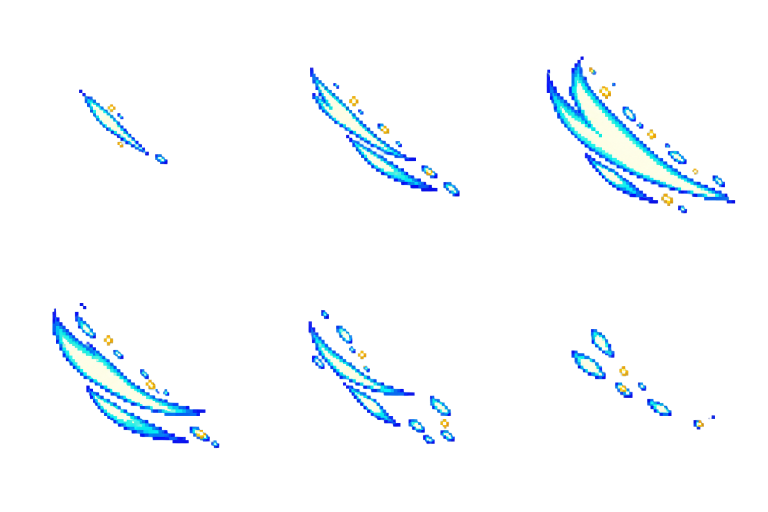
#> input picture docs/world/art/math-rpg/liwei-sword-sweep-source-v3.png, 1536 x 1024 px (shown at 1/2 size)
$ python prepare-math-rpg-starlight.py
#> lines starting #> are read from the running program, lines starting #| are printed output that depends on the picture
"""Validate and export Liwei's six-frame starlight sword sweep."""
from pathlib import Path
from hashlib import sha256
import json
from PIL import Image, ImageOps

ROOT = Path(__file__).resolve().parents[1]
SOURCE = ROOT / 'docs/world/art/math-rpg/liwei-sword-sweep-source-v3.png'
ART = ROOT / 'docs/world/art/math-rpg/effects'
RUNTIME = ROOT / 'assets/images/math-rpg/battle'
NAME = 'liwei-sword-sweep-v4'
SOURCE_CELL = 512
CELL = 128
SCALED = 112
PADDING = 16
DURATIONS = (60, 70, 80, 70, 80, 100)


def bounds(frame, padding, label):
    box = frame.getchannel('A').getbbox()
    assert box is not None, f'{label}: empty frame'
    actual = min(box[0], box[1], frame.width-box[2], frame.height-box[3])
    assert actual >= padding, f'{label}: padding {actual} < {padding}, bounds {box}'
    return list(box), actual


def main():
    source = Image.open(SOURCE).convert('RGBA')
#> source is the input picture: PIL image 1536x1024 RGBA; mean R, G, B, A 15.7, 37, 59.7, 14.3
    assert source.size == (3*SOURCE_CELL, 2*SOURCE_CELL), source.size
    atlas = Image.new('RGBA', (3*CELL, 2*CELL))
#> atlas: PIL image 384x256 RGBA; every value is 0
    contact = Image.new('RGB', (6*CELL, 4*CELL), (24, 34, 52))
    frames = []
    report = []
    for index in range(6):
        col, row = index % 3, index // 3
        original = source.crop((col*SOURCE_CELL, row*SOURCE_CELL,
                                (col+1)*SOURCE_CELL, (row+1)*SOURCE_CELL))
        source_box, source_padding = bounds(original, 64, f'source {index+1}')
        # One whole-cell scale and center for every frame; no contour crop.
        scaled = original.resize((SCALED, SCALED), Image.Resampling.NEAREST)
        frame = Image.new('RGBA', (CELL, CELL))
        frame.paste(ImageOps.mirror(scaled), ((CELL-SCALED)//2, (CELL-SCALED)//2))
        export_box, export_padding = bounds(frame, PADDING, f'export {index+1}')
        assert frame.getchannel('A').getextrema()[0] == 0
        atlas.paste(frame, (col*CELL, row*CELL))
        frames.append(frame)
        enlarged = frame.resize((2*CELL, 2*CELL), Image.Resampling.NEAREST)
        contact.paste(enlarged, (col*2*CELL, row*2*CELL), enlarged)
        report.append({'source_bounds': source_box, 'source_padding': source_padding,
                       'export_bounds': export_box, 'export_padding': export_padding})
#> this loop made 6 passes
#> (source_box, source_padding, export_box, export_padding) on passes 1 to 6: ([158, 179, 336, 329], 158, [47, 47, 85, 80], 43), ([107, 135, 408, 393], 104, [31, 38, 96, 94], 31), ([69, 112, 447, 427], 65, [22, 33, 105, 101], 22), ([104, 94, 439, 385], 73, [24, 29, 97, 92], 24), ([105, 107, 398, 377], 105, [33, 31, 97, 90], 31), ([119, 146, 406, 348], 106, [31, 40, 94, 84], 31)
#> pass 1, in main, `original = source.crop((col*SOURCE_CELL, row*SOURCE_CELL, (col+1)*SOUR..`:
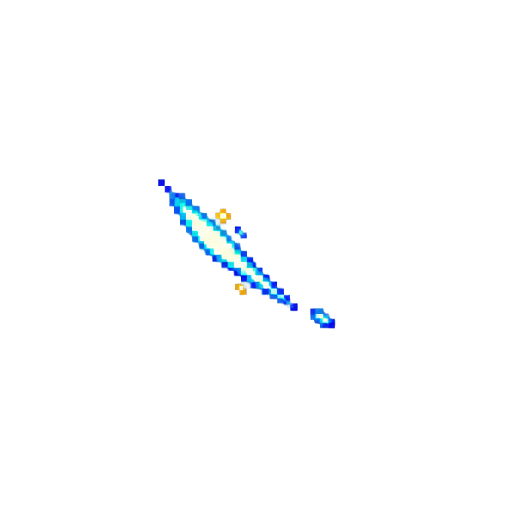
#> original: PIL image 512x512 RGBA; mean R, G, B, A 8.6, 19.3, 30.6, 4; transparent parts drawn white
#> pass 1, in main, `enlarged = frame.resize((2*CELL, 2*CELL), Image.Resampling.NEAREST)`:
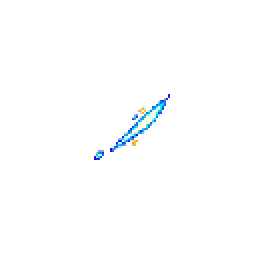
#> enlarged: PIL image 256x256 RGBA; mean R, G, B, A 6.6, 14.8, 23.3, 3.1; transparent parts drawn white
#> after the loop:
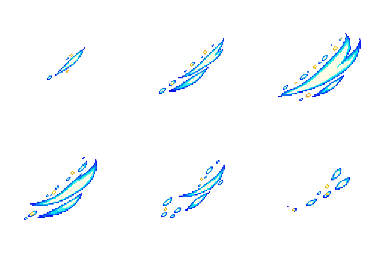
#> atlas: PIL image 384x256 RGBA; mean R, G, B, A 12, 28.3, 45.6, 11; transparent parts drawn white
#> after the loop:
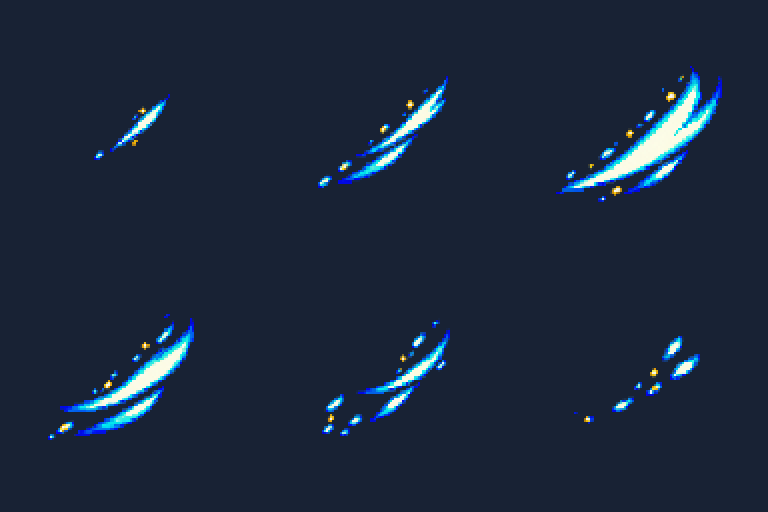
#> contact: PIL image 768x512 RGB; mean R, G, B 27.2, 40.1, 59.6
#> after the loop:
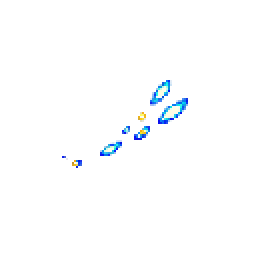
#> enlarged: PIL image 256x256 RGBA; mean R, G, B, A 9.9, 21.2, 32.7, 4.2; transparent parts drawn white
#> after the loop:
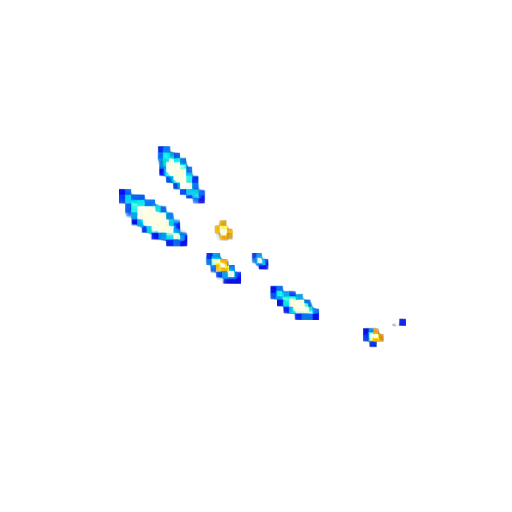
#> original: PIL image 512x512 RGBA; mean R, G, B, A 13, 27.8, 42.9, 5.4; transparent parts drawn white
#> after the loop, frames = 6 items; report = 6 items

    ART.mkdir(parents=True, exist_ok=True)
    atlas.save(ART / f'{NAME}.png')
    atlas.save(ART / f'{NAME}.webp', 'WEBP', lossless=True, exact=True, method=6)
    assert Image.open(ART / f'{NAME}.webp').convert('RGBA').tobytes() == atlas.tobytes()
    contact.save(ART / f'{NAME}-contact.png')
    preview = [Image.alpha_composite(Image.new('RGBA', (CELL, CELL), (24, 34, 52, 255)),
                                     frame).convert('RGB') for frame in frames]
#> preview = 6 items
    preview[0].save(ART / f'{NAME}.gif', save_all=True, append_images=preview[1:],
                    duration=DURATIONS, loop=0, disposal=2)
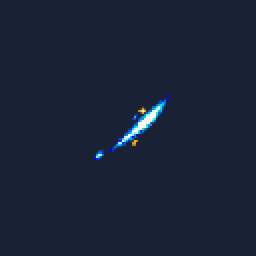
#> saved as liwei-sword-sweep-v4.gif: PIL image 128x128 RGB (shown 2 times larger); mean R, G, B 24.9, 35.6, 54

    data = {'frames': {}, 'animations': {'play': []}, 'meta': {
        'image': f'{NAME}.webp', 'size': {'w': atlas.width, 'h': atlas.height},
        'scale': '1', 'anchor': {'x': .5, 'y': .5},
        'frameDurationsMs': list(DURATIONS), 'loop': False,
        'status': 'runtime; starlight sword sweep', 'padding': PADDING}}
    for index in range(6):
        key = f'{NAME}-{index+1:02}'
        data['frames'][key] = {
            'frame': {'x': index%3*CELL, 'y': index//3*CELL, 'w': CELL, 'h': CELL},
            'rotated': False, 'trimmed': False, 'anchor': {'x': .5, 'y': .5},
            'sourceSize': {'w': CELL, 'h': CELL},
            'spriteSourceSize': {'x': 0, 'y': 0, 'w': CELL, 'h': CELL},
            'duration': DURATIONS[index]}
        data['animations']['play'].append(key)
    encoded = json.dumps(data, ensure_ascii=False, indent=2) + '\n'
    (ART / f'{NAME}.json').write_text(encoded, encoding='utf-8')
    RUNTIME.mkdir(parents=True, exist_ok=True)
    (RUNTIME / f'{NAME}.json').write_text(encoded, encoding='utf-8')
    (RUNTIME / f'{NAME}.webp').write_bytes((ART / f'{NAME}.webp').read_bytes())
    print(json.dumps({'source_sha256': sha256(SOURCE.read_bytes()).hexdigest(),
                      'frames': report}, ensure_ascii=False))
#> (printed output is left out)


if __name__ == '__main__':
    main()
